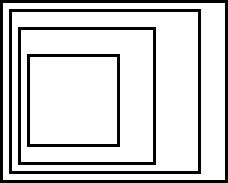
#> input picture data/boxes1.jpg, 228 x 183 px; its folder holds only this picture in this run
$ python count_boxes.py
#> lines starting #> are read from the running program, lines starting #| are printed output that depends on the picture; after the words box and inside, x2 and y2 are one past the last pixel; in counts of white or black regions, pixels touching at a corner belong together
# Script Name:  count_boxes.py
#
# Description:  This script counts the number of boxes in an image
#
# Created:      14/02/2018
#
# Inputs:       boxes1.jpg, boxes2.jpg, table1.jpg
#
# Outputs:      Final image containing contours
#               No of boxes
######################################################################################


# Import required packages
import cv2
import os
import numpy as np
import platform
# from matplotlib import pyplot as plt

class CountBoxes():
    def __init__(self, img_path, output_path):
        self.IMG_PATH = img_path
        self.OUTPUT_PATH = output_path
        self.img = None
        self.img_w = None
        self.img_h = None
        self.buffer = 30

    def img_canvas(self):
        '''
        paste image on a white canvas i.e. add a buffer around the image
        :param img: original image
        :return: original image with a buffer region
        '''

        adj_w, adj_h = self.img_w+self.buffer, self.img_h+self.buffer
        buffered_img = np.ones([adj_w, adj_h], dtype=np.uint8)*255
        buffered_img[self.buffer//2:self.img_w+self.buffer//2, self.buffer//2:self.img_h+self.buffer//2] = self.img

        return buffered_img

    def visualize_cnts(self, cnts):
        '''

        :param cnts: list of contours
        :param counter: no. of boxes
        :return: white canvas with contours drawn on it
        '''
        adj_w, adj_h = self.img_w+self.buffer, self.img_h+self.buffer
        canvas = np.ones([adj_w, adj_h], dtype=np.uint8)*255

        cv2.drawContours(canvas, cnts, -1, 0, 1)

        return canvas

    def draw_mask(self, cnts):
        '''
        create a mask of non rectangle contours
        :param cnts: list of contours
        :return: mask and a list of the index of rejected contours
        '''
        def is_contour_bad(c):
            '''
            determines if a contour is a rectangle
            :param c: a single contour
            :return: true/false
            '''
            # approximate the contour
            peri = cv2.arcLength(c, True)
            approx = cv2.approxPolyDP(c, 0.02 * peri, True)

            # the contour is 'bad' if it is not a rectangle
            return not len(approx) == 4

        adj_w, adj_h = self.img_w+self.buffer, self.img_h+self.buffer
        mask = np.ones([adj_w, adj_h], dtype=np.uint8)*255

        rejected_cnts = []

        # loop over the contours
        for i, c in enumerate(cnts):
            # if the contour is bad, draw it on the mask
            if is_contour_bad(c):
                cv2.drawContours(mask, [c], -1, 0, -1)
                rejected_cnts.append(i)
        return mask, rejected_cnts

    def run(self):
        # Load image in grayscale and get dimensions
        self.img = cv2.imread(self.IMG_PATH, 0)
#> self.img is the input picture: shape (183, 228); min 0, max 255, mean 210.8
        self.img_w, self.img_h = self.img.shape
#> self.img_w = 183; self.img_h = 228
        # plt.imshow(img)

        # Paste original img on a larger canvas
        res_img = self.img_canvas()
#> in img_canvas, `buffered_img[self.buffer//2:self.img_w+self.buffer//2, self.buffer//2:..`:
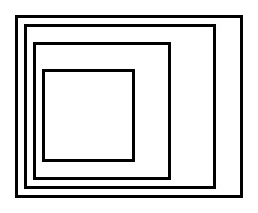
#> buffered_img: shape (213, 258); min 0, max 255, mean 221.4
        # plt.imshow(res_img)

        # Blurring to thicken lines and remove noise
        blur = cv2.GaussianBlur(res_img, (5, 5), 0)
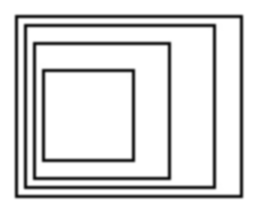
#> blur: shape (213, 258); min 21, max 255, mean 221.4
        # plt.imshow(blur)

        # Binarization - Local Otsu Threshold
        ret, thresh = cv2.threshold(blur, 0, 255, cv2.THRESH_BINARY + cv2.THRESH_OTSU)
#> thresh: shape (213, 258); 86.8% white; 4 black regions
#> ret = 135
        # plt.imshow(thresh)

        # Find contours
        cnts, hierarchy = cv2.findContours(thresh, cv2.RETR_CCOMP, cv2.CHAIN_APPROX_SIMPLE)
#> cnts = 9 contours; largest, box (x1, y1, x2, y2) and area: (0, 0, 258, 213) 54484, (14, 14, 244, 199) 42134, (18, 18, 240, 195) 38894, (23, 23, 217, 190) 32036, (27, 27, 213, 186) 29228
        # print("Total Contours Length: ", len(cnts))

        # For visualization - draw contours on a blank image
        # res_img_cnts = self.visualize_cnts(cnts)
        # plt.imshow(res_img_cnts)

        # Remove text and any other artifact that is not a rectangle by creating a mask
        mask, rejected_cnts = self.draw_mask(cnts)
#> the loop in draw_mask, `for i, c in enumerate(cnts):` made 9 passes
#> (peri in is_contour_bad, approx in is_contour_bad) on passes 1 to 9: (341.7, [[46, 72], [45, 157], [130, 158], [131, 73]]), (521.7, [[37, 45], [36, 175], [166, 176], [167, 46]]), (373.7, [[41, 69], [134, 68], [135, 161], [42, 162]]), (683.7, [[27, 28], [28, 185], [212, 184], [211, 27]]), (553.7, [[32, 42], [170, 41], [171, 179], [33, 180]]), (791.7, [[18, 19], [19, 194], [239, 193], [238, 18]]), (715.7, [[23, 24], [215, 23], [216, 188], [24, 189]]), (938, [[0, 0], [0, 212], [257, 212], [257, 0]]), (823.7, [[14, 15], [242, 14], [243, 197], [15, 198]])
#> after the loop in draw_mask, `for i, c in enumerate(cnts):`: mask: shape (213, 258); every value is 255
#> after the loop in draw_mask, `for i, c in enumerate(cnts):`: rejected_cnts = []
#> rejected_cnts = []
        mask = cv2.bitwise_not(mask)
#> mask: shape (213, 258); every value is 0
        cleaned_thresh = thresh + mask
        # plt.imshow(cleaned_thresh)

        # Find contours on cleaned threshold image
        cnts, hierarchy = cv2.findContours(cleaned_thresh, cv2.RETR_CCOMP, cv2.CHAIN_APPROX_SIMPLE)
        # print("Total Contours Length: ", len(cnts))

        # Remove max contour in the list
        cnt_largest_area = max(cnts, key=cv2.contourArea)
#> cnt_largest_area = [[0, 0], [0, 212], [257, 212], [257, 0]]

#> (the run stopped early here; a loop or call above may not have finished)
